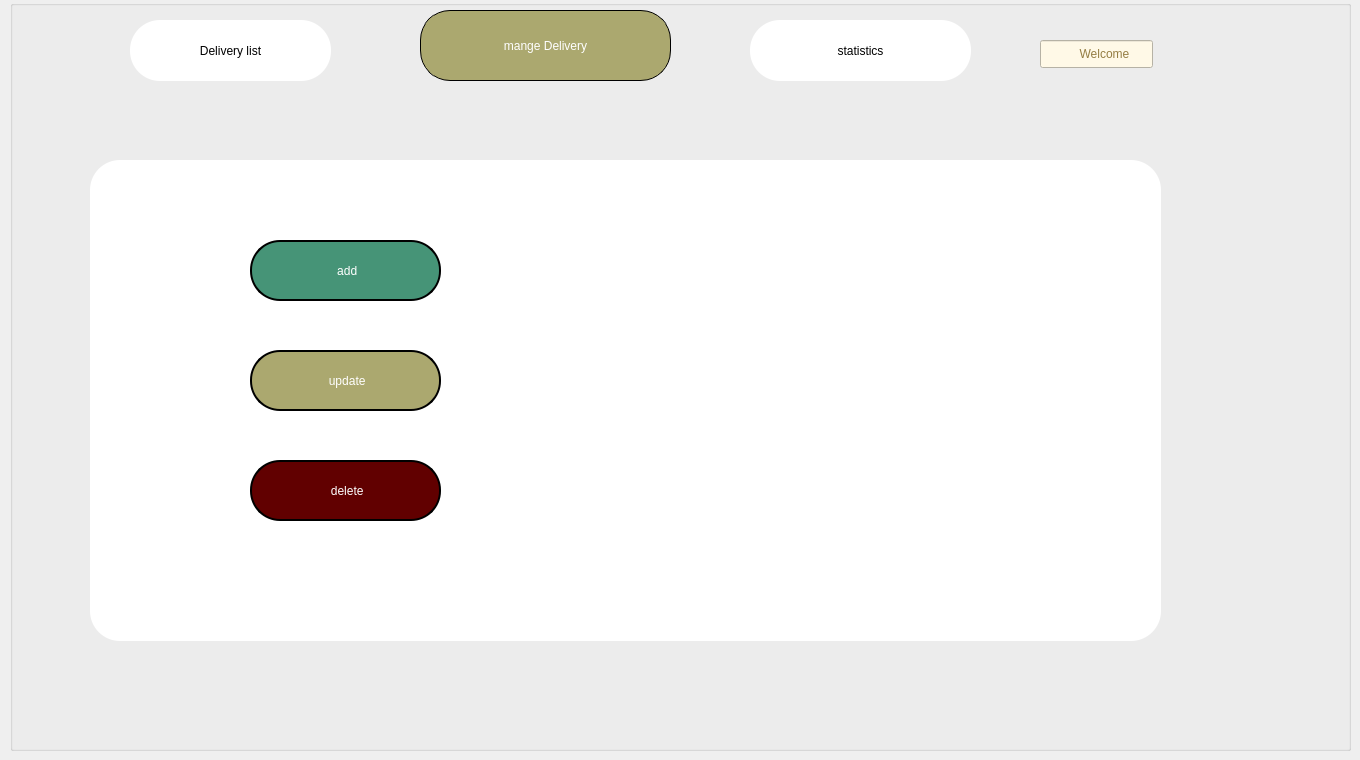
      <widget class="QWidget" name="mangepage_del">
       <widget class="QGroupBox" name="groupBox_7">
        <property name="geometry">
         <rect>
          <x>10</x>
          <y>0</y>
          <width>1341</width>
          <height>751</height>
         </rect>
        </property>
        <property name="title">
         <string/>
        </property>
        <widget class="QPushButton" name="deliv_mange_button">
         <property name="geometry">
          <rect>
           <x>410</x>
           <y>10</y>
           <width>251</width>
           <height>71</height>
          </rect>
         </property>
         <property name="focusPolicy">
          <enum>Qt::FocusPolicy::ClickFocus</enum>
         </property>
         <property name="styleSheet">
          <string notr="true">border: 1px solid black;
color: rgb(255, 255, 255);
font: 700 15pt &quot;Terminal&quot;;
background-color: rgb(171, 168, 111);
border-radius:30px;
</string>
         </property>
         <property name="text">
          <string>mange Delivery</string>
         </property>
        </widget>
        <widget class="QPushButton" name="statis_deliv_button">
         <property name="geometry">
          <rect>
           <x>740</x>
           <y>20</y>
           <width>221</width>
           <height>61</height>
          </rect>
         </property>
         <property name="focusPolicy">
          <enum>Qt::FocusPolicy::ClickFocus</enum>
         </property>
         <property name="styleSheet">
          <string notr="true">background-color: rgb(255, 255, 255);
color: rgb(0, 0, 0);
font: 700 15pt &quot;Terminal&quot;;
border-radius:30px;</string>
         </property>
         <property name="text">
          <string>statistics</string>
         </property>
        </widget>
        <widget class="QLineEdit" name="lineEdit_8">
         <property name="geometry">
          <rect>
           <x>1030</x>
           <y>40</y>
           <width>113</width>
           <height>28</height>
          </rect>
         </property>
         <property name="styleSheet">
          <string notr="true">background-color: rgb(255, 249, 231);
font: 20pt &quot;Rage Italic&quot;;
color: rgb(148, 125, 66);</string>
         </property>
         <property name="text">
          <string>           Welcome</string>
         </property>
         <property name="dragEnabled">
          <bool>false</bool>
         </property>
        </widget>
        <widget class="QPushButton" name="deliv_list_button">
         <property name="geometry">
          <rect>
           <x>120</x>
           <y>20</y>
           <width>201</width>
           <height>61</height>
          </rect>
         </property>
         <property name="focusPolicy">
          <enum>Qt::FocusPolicy::ClickFocus</enum>
         </property>
         <property name="styleSheet">
          <string notr="true">font: 700 15pt &quot;Terminal&quot;;
background-color: rgb(255, 255, 255);
color: rgb(0, 0, 0);
border-radius:30px;
</string>
         </property>
         <property name="text">
          <string>Delivery list</string>
         </property>
        </widget>
        <widget class="QLabel" name="label_23">
         <property name="geometry">
          <rect>
           <x>1130</x>
           <y>30</y>
           <width>63</width>
           <height>61</height>
          </rect>
         </property>
         <property name="text">
          <string/>
         </property>
         <property name="pixmap">
          <pixmap>E:/home page/user (1).png</pixmap>
         </property>
         <property name="scaledContents">
          <bool>true</bool>
         </property>
        </widget>
        <widget class="QFrame" name="frame_8">
         <property name="geometry">
          <rect>
           <x>80</x>
           <y>160</y>
           <width>1071</width>
           <height>481</height>
          </rect>
         </property>
         <property name="styleSheet">
          <string notr="true">font: italic 9pt &quot;Terminal&quot;;
background-color: rgb(255, 255, 255);
color: rgb(0, 0, 0);
border-radius:30px;
</string>
         </property>
         <property name="frameShape">
          <enum>QFrame::Shape::StyledPanel</enum>
         </property>
         <property name="frameShadow">
          <enum>QFrame::Shadow::Raised</enum>
         </property>
         <widget class="QPushButton" name="ADDDELIVERY">
          <property name="geometry">
           <rect>
            <x>160</x>
            <y>80</y>
            <width>191</width>
            <height>61</height>
           </rect>
          </property>
          <property name="focusPolicy">
           <enum>Qt::FocusPolicy::ClickFocus</enum>
          </property>
          <property name="styleSheet">
           <string notr="true">border: 1.5px solid black;
color: rgb(255, 255, 255);
font: 12pt &quot;Segoe UI&quot;;
background-color: rgb(171, 168, 111);
background-color: rgb(70, 148, 119);</string>
          </property>
          <property name="text">
           <string> add</string>
          </property>
          <property name="icon">
           <iconset resource="resources.qrc">
            <normaloff>:/home page/10608872-removebg-preview.png</normaloff>:/home page/10608872-removebg-preview.png</iconset>
          </property>
          <property name="iconSize">
           <size>
            <width>40</width>
            <height>40</height>
           </size>
          </property>
         </widget>
         <widget class="QPushButton" name="delete_del">
          <property name="geometry">
           <rect>
            <x>160</x>
            <y>300</y>
            <width>191</width>
            <height>61</height>
           </rect>
          </property>
          <property name="focusPolicy">
           <enum>Qt::FocusPolicy::ClickFocus</enum>
          </property>
          <property name="styleSheet">
           <string notr="true">border: 1.5px solid black;
color: rgb(255, 255, 255);
font: 12pt &quot;Segoe UI&quot;;
background-color: rgb(171, 168, 111);
background-color: rgb(97, 0, 0);
</string>
          </property>
          <property name="text">
           <string> delete</string>
          </property>
          <property name="icon">
           <iconset resource="resources.qrc">
            <normaloff>:/home page/bin.png</normaloff>:/home page/bin.png</iconset>
          </property>
          <property name="iconSize">
           <size>
            <width>36</width>
            <height>36</height>
           </size>
          </property>
         </widget>
         <widget class="QPushButton" name="update_del">
          <property name="geometry">
           <rect>
            <x>160</x>
            <y>190</y>
            <width>191</width>
            <height>61</height>
           </rect>
          </property>
          <property name="focusPolicy">
           <enum>Qt::FocusPolicy::ClickFocus</enum>
          </property>
          <property name="styleSheet">
           <string notr="true">border: 1.5px solid black;
color: rgb(255, 255, 255);
font: 12pt &quot;Segoe UI&quot;;
background-color: rgb(171, 168, 111);</string>
          </property>
          <property name="text">
           <string> update</string>
          </property>
          <property name="icon">
           <iconset resource="resources.qrc">
            <normaloff>:/home page/6402235.png</normaloff>:/home page/6402235.png</iconset>
          </property>
          <property name="iconSize">
           <size>
            <width>36</width>
            <height>36</height>
           </size>
          </property>
         </widget>
         <widget class="QPushButton" name="pushButton_2">
          <property name="geometry">
           <rect>
            <x>510</x>
            <y>90</y>
            <width>401</width>
            <height>301</height>
           </rect>
          </property>
          <property name="text">
           <string/>
          </property>
          <property name="icon">
           <iconset resource="resources.qrc">
            <normaloff>:/home page/delivery-bike.png</normaloff>:/home page/delivery-bike.png</iconset>
          </property>
          <property name="iconSize">
           <size>
            <width>250</width>
            <height>1330</height>
           </size>
          </property>
         </widget>
        </widget>
        <widget class="QLabel" name="label_47">
         <property name="geometry">
          <rect>
           <x>80</x>
           <y>20</y>
           <width>61</width>
           <height>61</height>
          </rect>
         </property>
         <property name="text">
          <string/>
         </property>
         <property name="pixmap">
          <pixmap resource="resources.qrc">:/home page/complete[1].png</pixmap>
         </property>
         <property name="scaledContents">
          <bool>true</bool>
         </property>
         <property name="openExternalLinks">
          <bool>true</bool>
         </property>
        </widget>
        <widget class="QLabel" name="img_2">
         <property name="geometry">
          <rect>
           <x>390</x>
           <y>20</y>
           <width>51</width>
           <height>51</height>
          </rect>
         </property>
         <property name="text">
          <string/>
         </property>
         <property name="pixmap">
          <pixmap resource="resources.qrc">:/home page/delivery-bike.png</pixmap>
         </property>
         <property name="scaledContents">
          <bool>true</bool>
         </property>
        </widget>
        <widget class="QLabel" name="label_48">
         <property name="geometry">
          <rect>
           <x>1170</x>
           <y>10</y>
           <width>63</width>
           <height>61</height>
          </rect>
         </property>
         <property name="text">
          <string/>
         </property>
         <property name="pixmap">
          <pixmap resource="resources.qrc">:/home page/user (1).png</pixmap>
         </property>
         <property name="scaledContents">
          <bool>true</bool>
         </property>
        </widget>
        <widget class="QLabel" name="label_49">
         <property name="geometry">
          <rect>
           <x>720</x>
           <y>30</y>
           <width>51</width>
           <height>51</height>
          </rect>
         </property>
         <property name="text">
          <string/>
         </property>
         <property name="pixmap">
          <pixmap resource="resources.qrc">:/home page/2636315.png</pixmap>
         </property>
         <property name="scaledContents">
          <bool>true</bool>
         </property>
        </widget>
       </widget>
      </widget>
